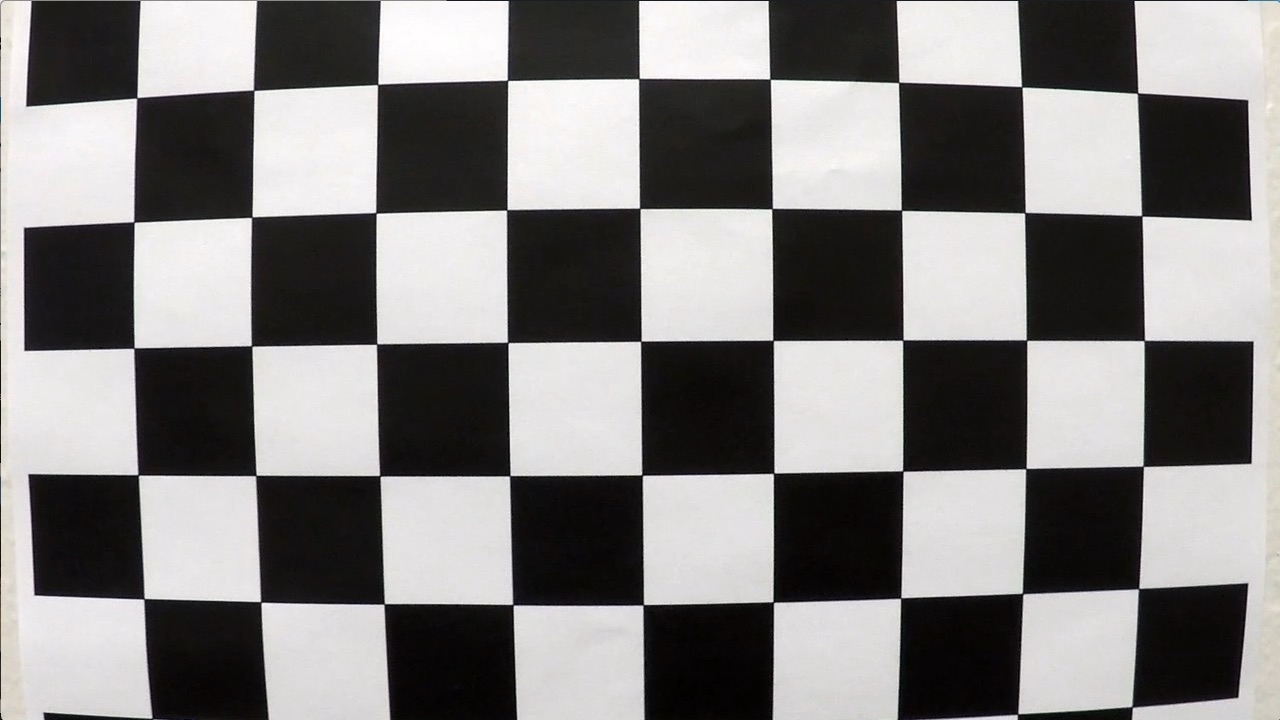
#> input picture camera_cal/calibration1.jpg, 1280 x 720 px
$ python -i main.py   (imports and definitions only)   (older library calls are emulated)
#> lines starting #> are read from the running program, lines starting #| are printed output that depends on the picture
import glob
import logging
import os
import pickle
import time

import cv2
import matplotlib.pyplot as plt
import numpy as np
from moviepy.editor import VideoFileClip

# [3 lines not run here, left out]

params = {
    'mode': 'camera_calibration',
    'mode': 'correct_distortion_show_case',
    'mode': 'perspective_transform_show_case',
    'mode': 'test_curv',
    'mode': 'image',
    'mode': 'video',

    'debug_mode': True,
    'debug_mode': False,

    'ret_pickle_path': 'ret.pickle',
    'mtx_pickle_path': 'mtx.pickle',
    'dist_pickle_path': 'dist.pickle',
    'rvecs_pickle_path': 'rvecs.pickle',
    'tvecs_pickle_path': 'tvecs.pickle',
    "num_x": 9,
    "num_y": 6,
    "vis_corners": True,

    "s_thresh": (170, 255),
    'sx_thresh': (20, 100),
    'soble_threshold_y': 1.3,

    'num_windows': 9,
    'window_margin': 100,  # Set the width of the windows +/- margin
    'min_pix': 50,  # Set minimum number of pixels found to recenter window

    # curvature
    'y_meters_per_pix': 30 / 720,  # meters per pixel in y dimension
    'x_meters_per_pix': 3.7 / 700,  # meters per pixel in x dimension

    # cache for perspective transform
    'M_cache': None,
    'M_inv_cache': None,

    'Min_line_std': 30
}


# Define a class to receive the characteristics of each line detection
class Line():
    def __init__(self):
        # was the line detected in the last iteration?
        self.detected = False

        # x values of the last n fits of the line
        self.recent_xfitted = []

        # average x values of the fitted line over the last n iterations
        self.bestx = None

        # polynomial coefficients averaged over the last n iterations
        self.best_fit = None

        # polynomial coefficients for the most recent fit
        self.current_fit = [np.array([False])]

        # radius of curvature of the line in some units
        self.radius_of_curvature = None

        # distance in meters of vehicle center from the line
        self.line_base_pos = None

        # difference in fit coefficients between last and new fits
        self.diffs = np.array([0, 0, 0], dtype='float')

        # x values for detected line pixels
        self.left_fit_x = None

        # y values for detected line pixels
        self.right_fit_x = None

line = Line()

def pickle_load(path):
    with open(path, 'rb') as f:
        return pickle.load(f)


DIST = pickle_load(params['dist_pickle_path'])
#> (reads dist.pickle from the repository)
MTX = pickle_load(params['mtx_pickle_path'])
#> (reads mtx.pickle from the repository)


# [11 lines left out: function read_image, not called in this run]


def show_histogram(histogram, title="", debug=False):
    if not debug:
        return

    plt.plot(histogram)
    plt.title(title)
    plt.show()


def show_image(img, title="", cmap=None, left_fit_x=None, right_fit_x=None, plot_y=None,
               force_output=params['debug_mode']):
    """
    show image
    :param img: image data
    :param cmap: color map
    :param title: title of a image
    :param left_fit_x:
    :param right_fit_x:
    :param plot_y:
    :param force_output:
    :return:
    """
    if force_output:  # not debug mode, then not output image file
        logging.debug("show image")

        if left_fit_x is not None and right_fit_x is not None and plot_y is not None:
            plt.plot(left_fit_x, plot_y, color='yellow')
            plt.plot(right_fit_x, plot_y, color='yellow')

        plt.imshow(X=img, cmap=cmap)
        plt.title(title)
        plt.show()
        return


# [50 lines left out: functions find_corners, show_corners, camera_calibration, not called in this run]


def correct_distortion(image, mtx, dist):
    """
    correct distortion
    :param image: image
    :param mtx: mtx
    :param dist: dist
    :return:
    """
    logging.debug("correct distortion image with mtx: {}, dist: {}".format(mtx, dist))
    correct_image = cv2.undistort(image, mtx, dist, newCameraMatrix=mtx)
    return correct_image


def image_to_binary(image):
    _, result = cv2.threshold(image, 127, 255, cv2.THRESH_BINARY)
    return result


def color_and_gradient(img, params):
    s_thresh = params['s_thresh']
    sx_thresh = params['sx_thresh']

    img = np.copy(img)
    # Convert to HLS color space and separate the V channel
    hls = cv2.cvtColor(img, cv2.COLOR_RGB2HLS)
    l_channel = hls[:, :, 1]
    s_channel = hls[:, :, 2]
    # Sobel x
    sobelx = cv2.Sobel(l_channel, cv2.CV_64F, 1, 0)  # Take the derivative in x
    abs_sobelx = np.absolute(sobelx)  # Absolute x derivative to accentuate lines away from horizontal
    scaled_sobel = np.uint8(255 * abs_sobelx / np.max(abs_sobelx))

    # Threshold x gradient
    sxbinary = np.zeros_like(scaled_sobel)
    sxbinary[(scaled_sobel >= sx_thresh[0]) & (scaled_sobel <= sx_thresh[1])] = 1

    # Threshold color channel
    s_binary = np.zeros_like(s_channel)
    s_binary[(s_channel >= s_thresh[0]) & (s_channel <= s_thresh[1])] = 1

    # Stack each channel
    color_binary = np.dstack((np.zeros_like(sxbinary), sxbinary, s_binary)) * 255
    return color_binary


def calc_perspective_transform(image):
    # cache
    if params['M_cache'] is not None and params['M_inv_cache'] is not None:
        return params['M_cache'], params['M_inv_cache']

    height, weight = image.shape[:2]

    # For source points I'm grabbing the outer four detected corners
    src = np.float32([[weight, height - 10],  # bottom right
                      [0, height - 10],  # bottom left
                      [546, 460],  # top left
                      [732, 460]])  # top right

    # For source points I'm grabbing the outer four detected corners
    # src = np.float32([[weight, height - 10],  # bottom right
    #                   [0, height - 10],  # bottom left
    #                   [546, 450],  # top left
    #                   [732, 450]])  # top right

    if params['debug_mode']:
        plt.imshow(image)

        plt.plot(weight, height - 10, 'o')
        plt.plot(0, height - 10, 'o')
        plt.plot(546, 460, 'o')
        plt.plot(732, 460, 'o')

        plt.show()

    # For destination points, I'm arbitrarily choosing some points to be
    # a nice fit for displaying our warped result
    # again, not exact, but close enough for our purposes
    dst = np.float32([[weight, height],  # bottom right
                      [0, height],  # bottom left
                      [0, 0],  # top left
                      [weight, 0]])  # top right

    # Given src and dst points, calculate the perspective transform matrix
    M = cv2.getPerspectiveTransform(src, dst)
    M_inv = cv2.getPerspectiveTransform(dst, src)

    params['M_cache'] = M
    params['M_inv_cache'] = M_inv

    return M, M_inv


def perspective_transform(image, params):
    M, M_inv = calc_perspective_transform(image)

    height, weight = image.shape[:2]

    # Warp the image using OpenCV warpPerspective()
    return cv2.warpPerspective(image, M, (weight, height), flags=cv2.INTER_LINEAR)


def fit_lane(image, pamras):
    """
    plot and fit lane
    :param image: image
    :param pamras: params
    :return:
        out_img, out image after plot lane line
        plot_y,
        left_fit_meters,
        right_fit_meters,
        left_fit,
        right_fit
    """
    # convert iamge to gray scale
    image = convert_gray(image)

    # Take a histogram of the bottom half of the image
    image_height = image.shape[0]
    histogram = np.sum(image[image_height // 2:, :], axis=0)
    show_histogram(histogram, "Histogram of lanes", debug=params['debug_mode'])

    # Create an output image to draw on and  visualize the result
    out_img = np.dstack((image, image, image)) * 255

    # Find the peak of the left and right halves of the histogram
    # These will be the starting point for the left and right lines
    mid_point = np.int(histogram.shape[0] // 2)
    left_x_base = np.argmax(histogram[:mid_point])
    right_x_base = np.argmax(histogram[mid_point:]) + mid_point

    # Choose the number of sliding windows
    num_windows = pamras['num_windows']

    # Set height of windows
    window_height = np.int(image_height // num_windows)

    # Identify the x and y positions of all nonzero pixels in the image
    non_zero = image.nonzero()
    non_zero_y = np.array(non_zero[0])
    non_zero_x = np.array(non_zero[1])

    # Current positions to be updated for each window
    left_x_current = left_x_base
    right_x_current = right_x_base

    # Set the width of the windows +/- margin
    margin = params['window_margin']

    # Set minimum number of pixels found to recenter window
    min_pix = params['min_pix']

    # Create empty lists to receive left and right lane pixel indices
    left_lane_indices = []
    right_lane_indices = []

    # Step through the windows one by one
    for window in range(num_windows):  # iter each window
        # Identify window boundaries in x and y (and right and left)
        win_y_low = image_height - (window + 1) * window_height
        win_y_high = image_height - window * window_height

        win_x_left_low = left_x_current - margin
        win_x_left_high = left_x_current + margin
        win_x_right_low = right_x_current - margin
        win_x_right_high = right_x_current + margin

        # Draw the windows on the visualization image
        cv2.rectangle(img=out_img, pt1=(win_x_left_low, win_y_low), pt2=(win_x_left_high, win_y_high),
                      color=(0, 255, 0),  # green box
                      thickness=2)
        cv2.rectangle(img=out_img, pt1=(win_x_right_low, win_y_low), pt2=(win_x_right_high, win_y_high),
                      color=(0, 255, 0),  # green box
                      thickness=2)

        # Identify the non zero pixels in x and y within the window
        good_left_indices = (
                (non_zero_y >= win_y_low) &
                (non_zero_y < win_y_high) &
                (non_zero_x >= win_x_left_low) &
                (non_zero_x < win_x_left_high)
        ).nonzero()[0]

        good_right_indices = (
                (non_zero_y >= win_y_low) &
                (non_zero_y < win_y_high) &
                (non_zero_x >= win_x_right_low) &
                (non_zero_x < win_x_right_high)
        ).nonzero()[0]

        # Append these indices to the lists
        left_lane_indices.append(good_left_indices)
        right_lane_indices.append(good_right_indices)

        # If you found > min_pix pixels, recenter next window on their mean position
        if len(good_left_indices) > min_pix:
            left_x_current = np.int(np.mean(non_zero_x[good_left_indices]))

        if len(good_right_indices) > min_pix:
            right_x_current = np.int(np.mean(non_zero_x[good_right_indices]))

    # Concatenate the arrays of indices
    left_lane_indices = np.concatenate(left_lane_indices)
    right_lane_indices = np.concatenate(right_lane_indices)

    # Extract left and right line pixel positions
    left_x = non_zero_x[left_lane_indices]
    left_y = non_zero_y[left_lane_indices]
    right_x = non_zero_x[right_lane_indices]
    right_y = non_zero_y[right_lane_indices]

    # Generate x and y values for plotting
    plot_y = np.linspace(0, image_height - 1, image_height)

    # plot read and blue lane mark
    out_img[non_zero_y[left_lane_indices], non_zero_x[left_lane_indices]] = [255, 0, 0]  # red
    out_img[non_zero_y[right_lane_indices], non_zero_x[right_lane_indices]] = [0, 0, 255]  # blue

    y_meters_per_pix = params['y_meters_per_pix']  # meters per pixel in y dimension
    x_meters_per_pix = params['x_meters_per_pix']  # meters per pixel in x dimension

    # Fit a second order polynomial to each (meters)
    left_fit_meters = np.polyfit(left_y * y_meters_per_pix, left_x * x_meters_per_pix, 2)
    right_fit_meters = np.polyfit(right_y * y_meters_per_pix, right_x * x_meters_per_pix, 2)

    # fit a second order polynomial
    left_fit = np.polyfit(left_y, left_x, 2)
    right_fit = np.polyfit(right_y, right_x, 2)

    logging.debug("left_fit: {}".format(left_fit_meters))
    logging.debug("right_fit: {}".format(right_fit_meters))

    return out_img, plot_y, left_fit_meters, right_fit_meters, left_fit, right_fit


def convert_gray(image):
    return cv2.cvtColor(image, cv2.COLOR_RGB2GRAY)


# [13 lines left out: function calc_center, not called in this run]


def calc_polynomial(x, a, b, c):
    """
    y = ax^2 + bx + c
    :param x:
    :param a:
    :param b:
    :param c:
    :return:
    """
    return a * x ** 2 + b * x + c


# [24 lines left out: functions calc_curv, draw_data, not called in this run]


def draw_shadow(origin_image, undist_image, plot_y, left_fit_x, right_fit_x, M_inv):
    """
    draw shadow on image
    :param origin_image: image
    :param undist_image: origin image for draw lane
    :param plot_y:
    :param left_fit_x:
    :param right_fit_x:
    :param M_inv:
    :return:
    """
    # Create an image to draw the lines on
    color_warp = np.zeros_like(origin_image).astype(np.uint8)

    # Recast the x and y points into usable format for cv2.fillPoly()
    pts_left = np.array([np.transpose(np.vstack([left_fit_x, plot_y]))])
    pts_right = np.array([np.flipud(np.transpose(np.vstack([right_fit_x, plot_y])))])
    pts = np.hstack((pts_left, pts_right))

    # Draw the lane onto the warped blank image
    cv2.fillPoly(color_warp, np.int_([pts]), (0, 255, 0))
    show_image(color_warp, "Image after draw green area")

    # Warp the blank back to original image space using inverse perspective matrix (Minv)
    newwarp = cv2.warpPerspective(color_warp, M_inv, (origin_image.shape[1], origin_image.shape[0]))
    show_image(newwarp, "Image after perspective transform back to origin image")

    # Combine the result with the original image
    result = cv2.addWeighted(undist_image, 1, newwarp, 0.3, 0)

    return result


def is_parallel(image, left_fit, right_fit, params):
    height, weight = image.shape[:2]

    total_lane_width = []

    if params['debug_mode']:
        plt.imshow(image)

    for current_y in range(0, height, 100):
        left_x = calc_polynomial(current_y, left_fit[0], left_fit[1], left_fit[2])
        right_x = calc_polynomial(current_y, right_fit[0], right_fit[1], right_fit[2])

        current_lane_width = right_x - left_x
        total_lane_width.append(current_lane_width)

        if params['debug_mode']:
            plt.plot(left_x, current_y, 'o')
            plt.plot(right_x, current_y, '*')

    if params['debug_mode']:
        plt.show()

    std = np.std(np.array(total_lane_width))
    return std < params['Min_line_std']


def handle_image(image):
    """
    handle image
    :param image: image
    :return: handled image
    """
    show_image(image, title="Origin image")

    # 1. Distortion correction
    correct_image = correct_distortion(image, MTX, DIST)
    show_image(correct_image, title="Distortion corrected image")

    show_image(perspective_transform(correct_image, params), title="perspective transform image")

    # 2. color/ gradient threshold
    gradient_image = color_and_gradient(correct_image, params)
    show_image(gradient_image, title="Gradient Image")

    # 3. perspective transform
    transform_image = perspective_transform(gradient_image, params)
    show_image(transform_image, title="Perspective transformed image")

    # 4. use slide window to plot line
    out_img, plot_y, left_fit_meters, right_fit_meters, left_fit, right_fit = fit_lane(transform_image, params)

    if is_parallel(out_img, left_fit, right_fit, params):
        line.detected = True

        # 5. calc center distance of road
        line.line_base_pos = calc_center(image, params, left_fit, right_fit)
        line.left_fit_x = calc_polynomial(plot_y, left_fit[0], left_fit[1], left_fit[2])
        line.right_fit_x = calc_polynomial(plot_y, right_fit[0], right_fit[1], right_fit[2])

        show_image(out_img, title="Image after plot lane",
                   left_fit_x=line.left_fit_x,
                   right_fit_x=line.right_fit_x,
                   plot_y=plot_y)

        # 6. calc curvature
        left_curv = calc_curv(plot_y, left_fit_meters)
        right_curv = calc_curv(plot_y, right_fit_meters)
        avg_curv = np.average([left_curv, right_curv])

        line.radius_of_curvature = avg_curv

    # 7. draw shadow
    M, M_inv = calc_perspective_transform(image)
    image_shadow = draw_shadow(image, image, plot_y, line.left_fit_x, line.right_fit_x, M_inv)
    show_image(image_shadow, title="Image after draw shadow")

    # 8. draw data
    image_add_curv_data = draw_data(image_shadow, line.radius_of_curvature, line.line_base_pos)
    show_image(image_add_curv_data, title="Final image")

    return image_add_curv_data


def pickle_dump(obj, path):
    with open(path, 'wb') as f:
        pickle.dump(obj, f)


# [75 lines not run here, left out]

>>> import cv2
>>> picture = cv2.imread('camera_cal/calibration1.jpg')
#> picture is the input picture: shape (720, 1280, 3); mean B, G, R 127.8, 128.4, 130.1
>>> result = handle_image(picture)
#> in correct_distortion, `correct_image = cv2.undistort(image, mtx, dist, newCameraMatrix=mtx)`:
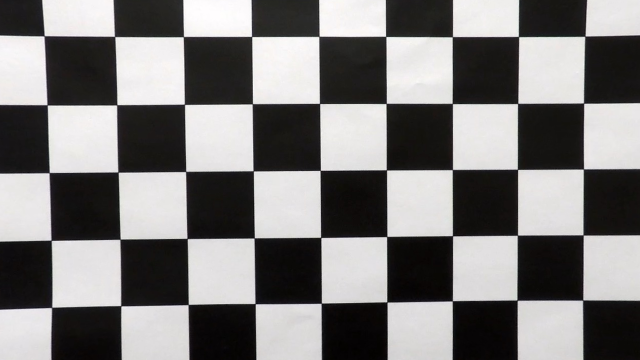
#> correct_image: shape (720, 1280, 3) (shown at 1/2 size); mean B, G, R 123.3, 123.7, 125.3
#> in perspective_transform, `M, M_inv = calc_perspective_transform(image)`: M = [[-0.701, -1.53, 1086.4], [7.11e-16, -2.02, 928.2], [9.76e-19, -0.0024, 1]]; M_inv = [[0.145, -0.758, 546], [0, -0.496, 460], [0, -0.00119, 1]]
#> in color_and_gradient, `s_channel = hls[:, :, 2]`:
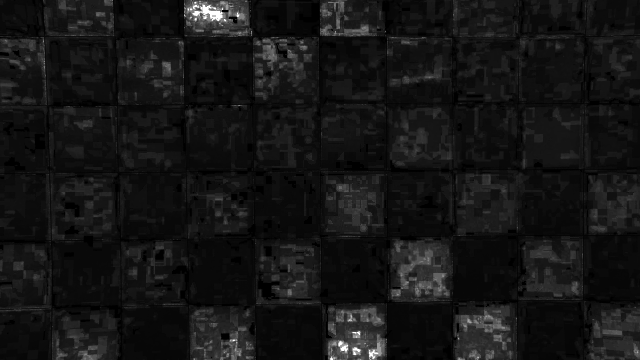
#> s_channel: shape (720, 1280) (shown at 1/2 size); min 0, max 255, mean 21.1
#> in color_and_gradient, `sobelx = cv2.Sobel(l_channel, cv2.CV_64F, 1, 0)`:
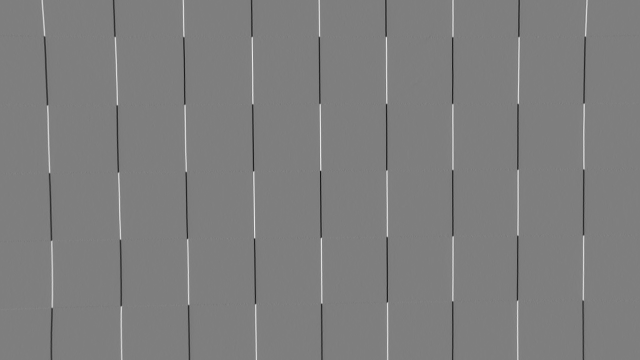
#> sobelx: shape (720, 1280) float64 (shown at 1/2 size); min -870, max 882, mean -0.1; drawn with min black and max white
#> in convert_gray, `return cv2.cvtColor(image, cv2.COLOR_RGB2GRAY)`:
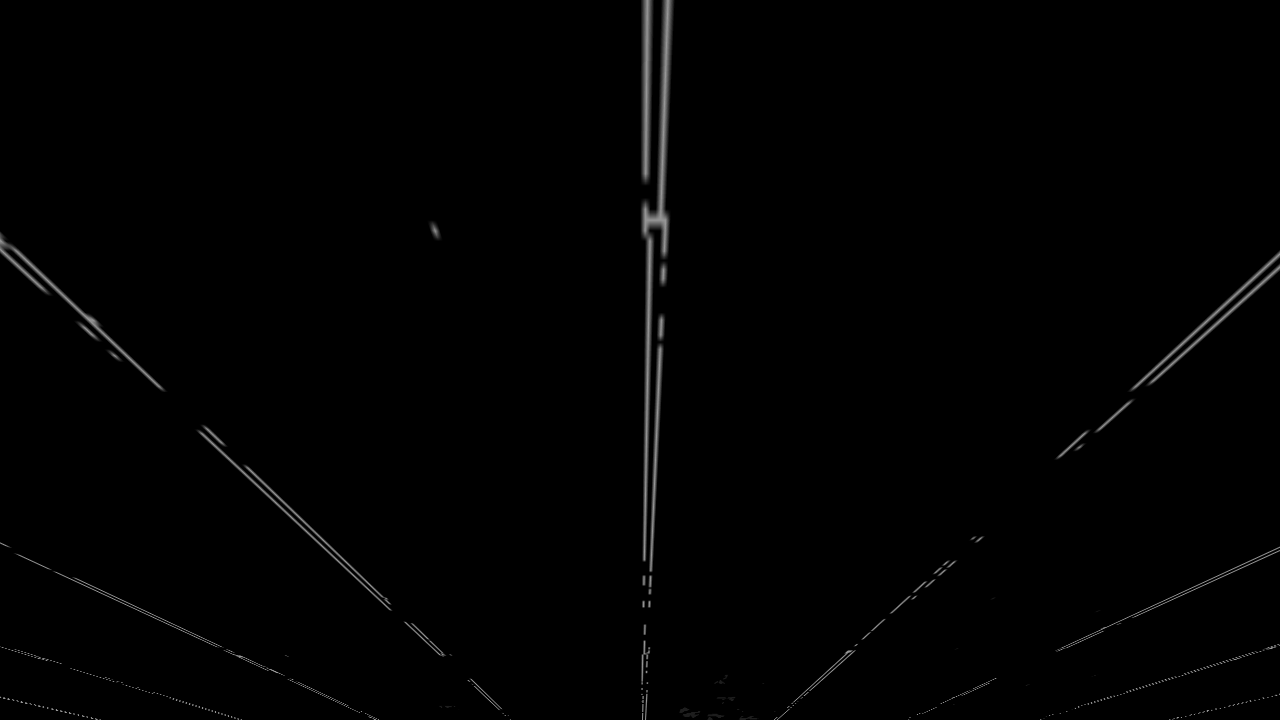
#> returned value: shape (720, 1280); min 0, max 161, mean 1.7
#> in fit_lane, `histogram = np.sum(image[image_height // 2:, :], axis=0)`: histogram = 1280 values, max 24828 at index 645, min 0 at index 393, mean 570.9
#> (the rest of the program and of its run is left out)
